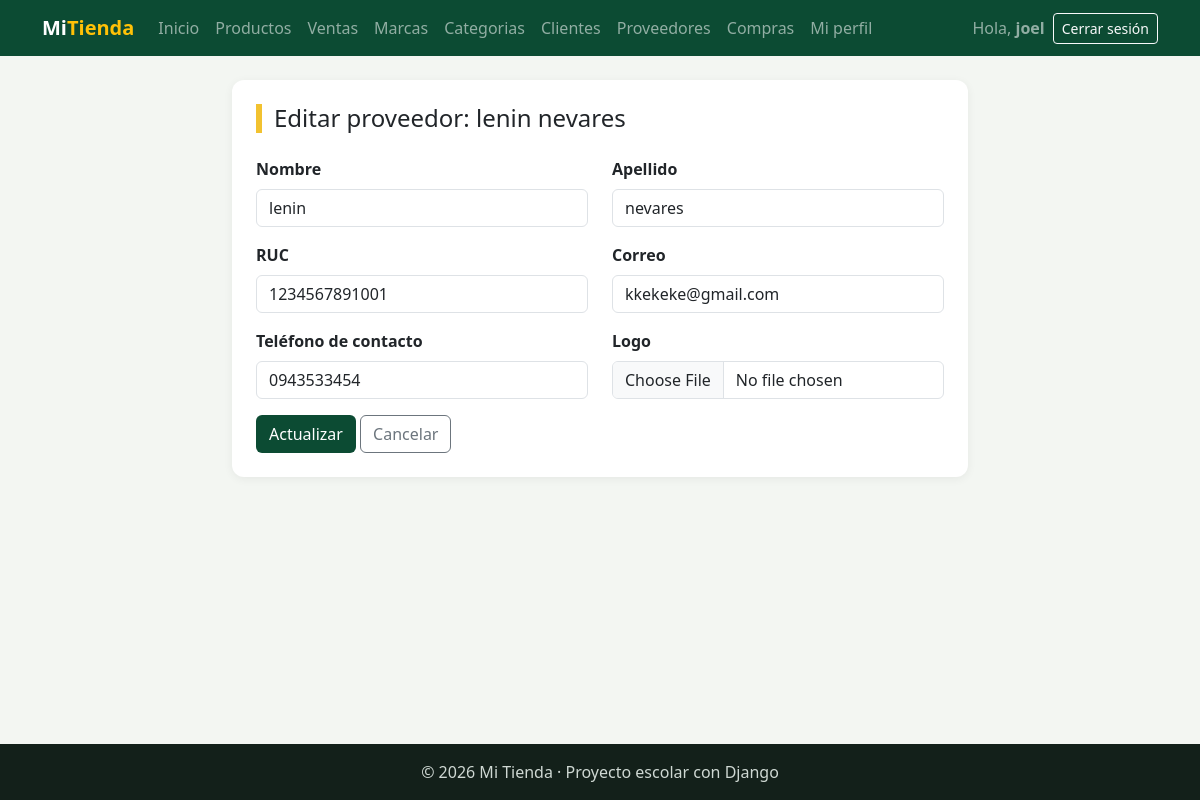
/facturacion/proveedores/editar/1/ (signed in), run on the app's committed database.
### facturacion/models.py (models this page shows)
class ModeloBase(models.Model):
    user = models.ForeignKey(                    # 1:N con User: un usuario registra muchos registros
        User,
        on_delete=models.SET_NULL,               # Si borran al usuario, el registro se queda con user vacío
        null=True,                               # SET_NULL necesita que la columna acepte NULL
        blank=True,
        editable=False,                          # No aparece en formularios: lo llena la VISTA, no la persona
        related_name="%(class)s_registrados",    # %(class)s = nombre del modelo → user.producto_registrados
        verbose_name="Registrado por",
    )
    fecha_creacion = models.DateTimeField("Fecha de creación", auto_now_add=True)   # Se llena sola al CREAR
    fecha_modificacion = models.DateTimeField("Última modificación", auto_now=True) # Se actualiza sola en CADA save()
    class Meta:
        abstract = True                          # ← LA CLAVE: modelo "molde", sin tabla propia

class Proveedor(ModeloBase):                     # NUEVO
    nombre = models.CharField(max_length=80)
    apellido = models.CharField(max_length=80)
    ruc = models.CharField("RUC", max_length=13, unique=True)        # RUC de Ecuador: 13 dígitos
    email = models.EmailField("Correo", blank=True)
    contacto = models.CharField("Teléfono de contacto", max_length=15, blank=True)
    logo = models.ImageField(upload_to="proveedores/", blank=True)   # Archivo en MEDIA_ROOT/proveedores/
    class Meta:
        verbose_name = "Proveedor"
        verbose_name_plural = "Proveedores"
        ordering = ["nombre", "apellido"]
    def __str__(self):
        return f"{self.nombre} {self.apellido}"

### facturacion/views.py (the view, shortened to what this page needs)
# urls.py: path("proveedores/editar/<int:pk>/", views.ProveedorUpdateView.as_view(), name="proveedor_editar"),
class ProveedorUpdateView(LoginRequiredMixin, UsuarioRegistroMixin, SuccessMessageMixin, UpdateView):
    model = Proveedor
    form_class = ProveedorForm
    template_name = "facturacion/proveedor_form.html"
    success_url = reverse_lazy("facturacion:proveedor_lista")
    success_message = "Proveedor «%(nombre)s %(apellido)s» actualizado."
    extra_context = {"titulo": "Editar proveedor", "boton": "Actualizar"}

### facturacion/forms.py (shortened to what this page needs)
class ProveedorForm(forms.ModelForm):
    class Meta:
        model = Proveedor
        fields = ["nombre", "apellido", "ruc", "email", "contacto", "logo"]
        widgets = {
            "nombre": forms.TextInput(attrs={"class": "form-control"}),
            "apellido": forms.TextInput(attrs={"class": "form-control"}),
            "ruc": forms.TextInput(attrs={"class": "form-control", "maxlength": "13", "placeholder": "13 dígitos, termina en 001"}),
            "email": forms.EmailInput(attrs={"class": "form-control"}),
            "contacto": forms.TextInput(attrs={"class": "form-control"}),
            "logo": forms.ClearableFileInput(attrs={"class": "form-control", "accept": "image/*"}),
        }

### facturacion/templates/facturacion/proveedor_form.html (shortened to what this page needs)
{% extends "base.html" %}
{% block contenido %}
<div class="row justify-content-center">
    <div class="col-lg-8">
        <div class="tarjeta">
            <h1 class="h4 titulo-pagina mb-4">{{ titulo }}{% if object %}: {{ object }}{% endif %}</h1>
            <form method="post" enctype="multipart/form-data" novalidate>
                <div class="row">
                    {% for campo in form %}
                        <div class="col-md-6 mb-3">
                            <label class="form-label fw-semibold" for="{{ campo.id_for_label }}">{{ campo.label }}</label>
                            {{ campo }}
                        </div>
                    {% endfor %}
                </div>
                <button type="submit" class="btn btn-verde">{{ boton }}</button>
                <a href="{% url 'facturacion:proveedor_lista' %}" class="btn btn-outline-secondary">Cancelar</a>
            </form>
        </div>
    </div>
</div>
{% endblock %}

### templates/base.html (shortened to what this page needs)
{% load static %}
<!DOCTYPE html>
<html lang="es">
<head>
    <link href="https://cdn.jsdelivr.net/npm/bootstrap@5.3.3/dist/css/bootstrap.min.css" rel="stylesheet">
    <link rel="stylesheet" href="{% static 'css/estilos.css' %}">
</head>
<body>
    <nav class="navbar navbar-expand-lg navbar-dark barra">
        <div class="container">
            <a class="navbar-brand fw-bold" href="{% url 'home' %}">Mi<span class="text-warning">Tienda</span></a>
            <div class="collapse navbar-collapse" id="menu">
                <ul class="navbar-nav me-auto">
                    <li class="nav-item"><a class="nav-link" href="{% url 'home' %}">Inicio</a></li>
                    {% if user.is_authenticated %}
                        <li class="nav-item"><a class="nav-link" href="{% url 'facturacion:producto_lista' %}">Productos</a></li>
                        <li class="nav-item"><a class="nav-link" href="{% url 'facturacion:venta_lista' %}">Ventas</a></li>
                        <li class="nav-item"><a class="nav-link" href="{% url 'facturacion:marca_lista' %}">Marcas</a></li>
                        <li class="nav-item"><a class="nav-link" href="{% url 'facturacion:categoria_lista' %}">Categorias</a></li>
                        <li class="nav-item"><a class="nav-link" href="{% url 'facturacion:cliente_lista' %}">Clientes</a></li>
                        <li class="nav-item"><a class="nav-link" href="{% url 'facturacion:proveedor_lista' %}">Proveedores</a></li>
                        <li class="nav-item"><a class="nav-link" href="{% url 'facturacion:compra_lista' %}">Compras</a></li>
                        <li class="nav-item"><a class="nav-link" href="{% url 'facturacion:mi_perfil' %}">Mi perfil</a></li>
                    {% endif %}
                </ul>
                <ul class="navbar-nav align-items-lg-center gap-2">
                    {% if user.is_authenticated %}
                        <li class="nav-item navbar-text">Hola, <b>{{ user.username }}</b></li>
                        <li class="nav-item">
                            <form method="post" action="{% url 'logout' %}" class="m-0">
                                <button type="submit" class="btn btn-sm btn-outline-light">Cerrar sesión</button>
                            </form>
                        </li>
                    {% else %}
                        <li class="nav-item"><a class="nav-link" href="{% url 'login' %}">Ingresar</a></li>
                        <li class="nav-item"><a class="btn btn-sm btn-warning" href="{% url 'registro' %}">Crear cuenta</a></li>
                    {% endif %}
                </ul>
            </div>
        </div>
    </nav>
    <main class="container py-4">
        {% block contenido %}{% endblock %}
    </main>
    <footer class="pie text-center py-3">© 2026 Mi Tienda · Proyecto escolar con Django</footer>
</body>
</html>

### static/css/estilos.css (style rules this page uses)
:root { --verde: #0c4b33; --verde-claro: #2f9e6e; --amarillo: #f2c230; }
body { background-color: #f3f6f2; min-height: 100vh; display: flex; flex-direction: column; }
main { flex: 1; }
.barra { background-color: var(--verde); }
.titulo-pagina { border-left: 6px solid var(--amarillo); padding-left: 12px; }
.tarjeta { background: white; border-radius: 12px; padding: 24px; box-shadow: 0 2px 10px rgba(0,0,0,.06); }
.btn-verde { background-color: var(--verde); color: white; }
.pie { background-color: #13201a; color: #cfd8d3; }

### data on the page
Proveedor: nombre+apellido "lenin nevares", form "lenin" "nevares" "1234567891001" "kkekeke@gmail.com" "0943533454"

### other printed values
{{ user.username }} "joel"
{{ titulo }} "Editar proveedor"
{{ campo.label }} "Nombre" "Apellido" "RUC" "Correo" "Teléfono de contacto" "Logo"
{{ boton }} "Actualizar"
